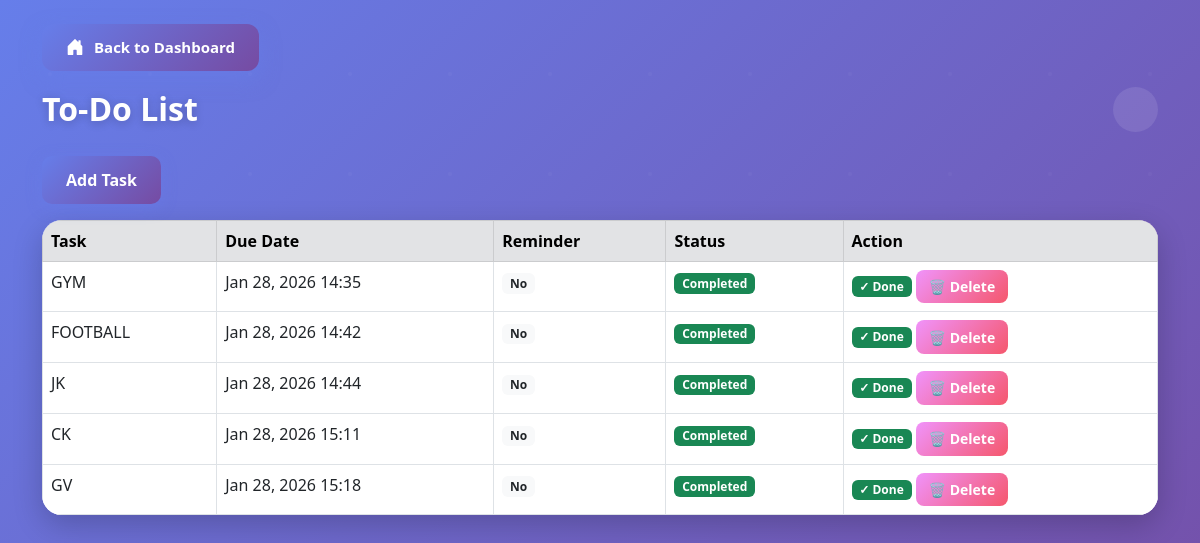
Screenshot of /todo/ (signed in) with the database file from the repository.
### dashboard/models.py (models this page shows, shortened)
class Task(models.Model):
    user = models.ForeignKey(User, on_delete=models.CASCADE, null=True, blank=True)
    title = models.CharField(max_length=100)
    due_date = models.DateTimeField()
    reminder = models.BooleanField(default=False)
    completed = models.BooleanField(default=False)

### dashboard/views.py (the view)
# urls.py: path('todo/', views.todo_list, name='todo_list'),
@login_required
def todo_list(request):
    error_message = None
    tasks = []
    try:
        tasks = Task.objects.filter(user=request.user).order_by('due_date')
    except OperationalError as exc:  # e.g., missing table/column or locked DB
        logger.exception("Failed to load tasks")
        error_message = (
            "Could not load tasks. Please ensure migrations are applied and the database "
            "is not locked."
        )
    return render(request, 'dashboard/todo_list.html', {
        'tasks': tasks,
        'todo_error': error_message,
    })

### dashboard/context_processors.py (called while the page is built, shortened)
def notifications(request):
    if request.user.is_authenticated:
        now = timezone.now()
        pending_tasks = Task.objects.filter(
            user=request.user,
            completed=False
        ).order_by('due_date')[:10]  # Limit to 10 most urgent
        overdue_tasks = []
        upcoming_tasks = []
        for task in pending_tasks:
            if task.due_date < now:
                overdue_tasks.append(task)
            else:
                upcoming_tasks.append(task)
        notification_count = len(pending_tasks)
        return {
            'notification_count': notification_count,
            'overdue_tasks': overdue_tasks,
            'upcoming_tasks': upcoming_tasks,
            'has_overdue': len(overdue_tasks) > 0,
        }

### dashboard/templates/dashboard/todo_list.html (shortened to what this page needs)
<!DOCTYPE html>
<html>
<head>
    <link rel="stylesheet" href="https://cdn.jsdelivr.net/npm/bootstrap@5.3.0/dist/css/bootstrap.min.css">
</head>
<body>
<div class="container mt-4">
    <a href="{% url 'dashboard' %}" class="btn btn-secondary" style="margin-bottom: 1rem;">
        Back to Dashboard
    </a>
    <div class="d-flex justify-content-between align-items-center mb-4">
        <h2 class="mb-0">To-Do List</h2>
        <div class="d-flex align-items-center gap-3">
            <div class="notification-container">
                <div class="notification-bell" onclick="toggleNotifications()">
                </div>
            </div>
        </div>
    </div>
    <a href="{% url 'add_task' %}" class="btn btn-primary mb-3">Add Task</a>
    <table class="table table-bordered">
        <thead class="table-secondary">
            <tr>
                <th>Task</th>
                <th>Due Date</th>
                <th>Reminder</th>
                <th>Status</th>
                <th>Action</th>
            </tr>
        </thead>
        <tbody>
        {% for task in tasks %}
            <tr {% if task.reminder %}class="table-warning"{% endif %}>
                <td>{{ task.title }}</td>
                <td>{{ task.due_date|date:"M d, Y H:i" }}</td>
                <td>
                    {% if task.reminder %}
                        <span class="badge bg-warning">Reminder</span>
                    {% else %}
                        <span class="badge bg-light text-dark">No</span>
                    {% endif %}
                </td>
                <td>
                    {% if task.completed %}
                        <span class="badge bg-success">Completed</span>
                    {% else %}
                        <span class="badge bg-danger">Pending</span>
                    {% endif %}
                </td>
                <td>
                    {% if not task.completed %}
                        <a class="btn btn-success btn-sm" href="{% url 'complete_task' task.id %}">✓ Complete</a>
                    {% else %}
                        <span class="badge bg-success">✓ Done</span>
                    {% endif %}
                    <a class="btn btn-danger btn-sm" href="{% url 'delete_task' task.id %}" onclick="return confirm('Are you sure you want to delete this task?')">🗑️ Delete</a>
                </td>
            </tr>
        {% empty %}
            <tr>
                <td colspan="5">No tasks yet!</td>
            </tr>
        {% endfor %}
        </tbody>
    </table>
</div>
</body>
</html>

### dashboard/templates/dashboard/todo_list.html (style rules this page uses)
body { min-height: 100vh; margin: 0; background: linear-gradient(135deg, #667eea 0%, #764ba2 100%); font-family: 'Segoe UI', Tahoma, Geneva, Verdana, sans-serif; position: relative; overflow-x: hidden; }
body::before { content: ''; position: absolute; top: 0; left: 0; right: 0; bottom: 0; opacity: 0.3; z-index: 0; }
.container { position: relative; z-index: 1; }
h2 { color: #ffffff; text-shadow: 0 2px 10px rgba(0,0,0,0.2); font-weight: 700; }
.table { background: rgba(255,255,255,0.95); border-radius: 20px; overflow: hidden; box-shadow: 0 10px 30px rgba(0,0,0,0.2); }
.table thead { background: linear-gradient(135deg, #667eea 0%, #764ba2 100%); color: white; }
.table-secondary { background: linear-gradient(135deg, #667eea 0%, #764ba2 100%) !important; color: white !important; }
.btn-primary { background: linear-gradient(135deg, #667eea 0%, #764ba2 100%); border: none; padding: 0.75rem 1.5rem; border-radius: 10px; font-weight: 600; box-shadow: 0 4px 15px rgba(102, 126, 234, 0.4); transition: all 0.3s ease; }
.btn-danger { background: linear-gradient(135deg, #f093fb 0%, #f5576c 100%); border: none; transition: all 0.3s ease; }
.btn-sm { padding: 0.4rem 0.8rem; font-size: 0.875rem; border-radius: 8px; font-weight: 600; }
.btn-secondary { background: linear-gradient(135deg, #667eea 0%, #764ba2 100%); box-shadow: 0 8px 20px rgba(102, 126, 234, 0.5); padding: 12px 24px; font-weight: 700; font-size: 15px; border: none; border-radius: 12px; color: white; text-decoration: none; display: inline-flex; align-items: center; gap: 10px; transition: all 0.3s cubic-bezier(0.4, 0, 0.2, 1); position: relative; overflow: hidden; }
.btn-secondary::before { content: ''; position: absolute; top: 0; left: -100%; width: 100%; height: 100%; background: linear-gradient(90deg, transparent, rgba(255,255,255,0.3), transparent); transition: left 0.5s ease; }
.notification-container { position: relative; display: inline-block; }
.notification-bell { position: relative; color: white; font-size: 1.5rem; cursor: pointer; padding: 8px 12px; transition: all 0.3s ease; background: rgba(255,255,255,0.1); border-radius: 50%; display: flex; align-items: center; justify-content: center; width: 45px; height: 45px; }

### rows the page displays
Task: title "GYM", due_date "Jan 28, 2026 14:35", reminder "No", completed "Completed"
Task: title "FOOTBALL", due_date "Jan 28, 2026 14:42", reminder "No", completed "Completed"
Task: title "JK", due_date "Jan 28, 2026 14:44", reminder "No", completed "Completed"
Task: title "CK", due_date "Jan 28, 2026 15:11", reminder "No", completed "Completed"
Task: title "GV", due_date "Jan 28, 2026 15:18", reminder "No", completed "Completed"
